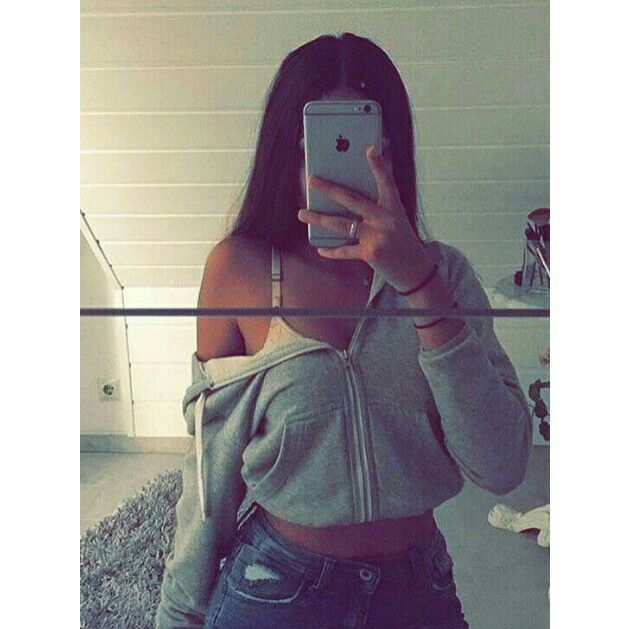
#> input picture img/e3e.jpg, 629 x 629 px
$ jupyter execute 15_mascaras_bordes.ipynb
#> lines starting #> are read from the running program, lines starting #| are printed output that depends on the picture; after the words box and inside, x2 and y2 are one past the last pixel; in counts of white or black regions, pixels touching at a corner belong together
[cell 1]
import cv2
import numpy as np
import matplotlib.pyplot as plt

img = cv2.imread('..//img/e3e.jpg', 0)
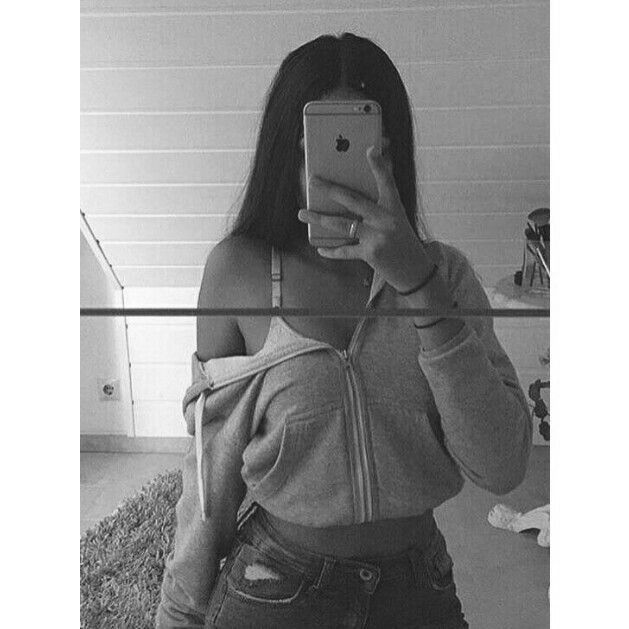
#> img: shape (629, 629); min 11, max 255, mean 155.5

mascaras = [
    np.array([[1, -1]]),
    np.array([[1], [-1]]),
    np.array([[1, 0, -1], [1, 0, -1], [1, 0, -1]]),
    np.array([[1,1,1], [0,0,0], [-1,-1,-1]]),
    np.array([[1, 0, -1], [2, 0, -2], [1, 0, -1]]),
    np.array([[1,2,1], [0,0,0], [-1, -2, -1]])
]

plt.figure(figsize=(15, 10))

plt.subplot(4, 3, 1)
plt.title('Original')
plt.imshow(img, cmap='gray')
plt.axis('off')

for i, mascara in enumerate(mascaras):
    img_conv = cv2.filter2D(img, -1, mascara)
    plt.subplot(4, 3, i+2)
    plt.title(f'Máscara {i+1}')
    plt.imshow(img_conv, cmap='gray')
    plt.axis('off')
#> this loop made 6 passes
#> pass 1, `img_conv = cv2.filter2D(img, -1, mascara)`:
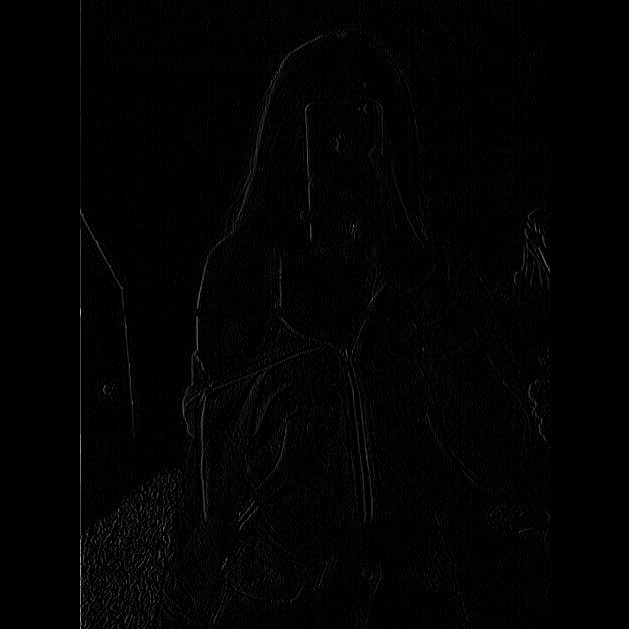
#> img_conv: shape (629, 629); min 0, max 204, mean 2.5
#> pass 3, `img_conv = cv2.filter2D(img, -1, mascara)`:
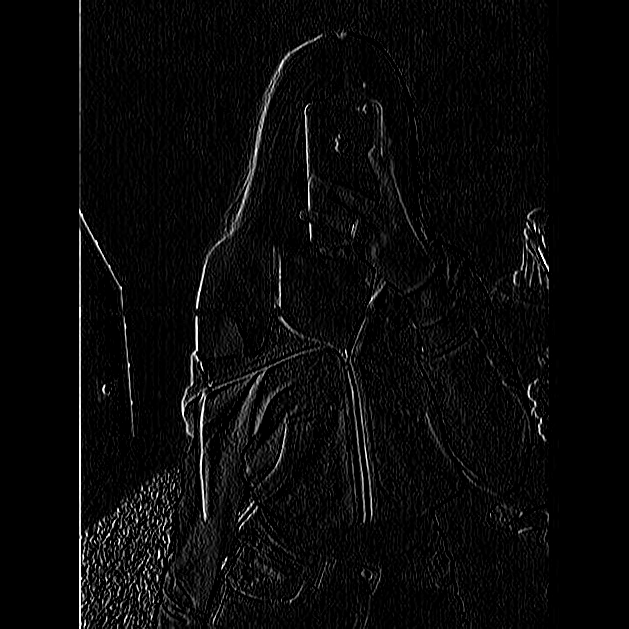
#> img_conv: shape (629, 629); min 0, max 255, mean 9.3

img_conv = cv2.filter2D(img, -1, mascaras[0])
img_conv1 = cv2.filter2D(img_conv, -1, mascara[1])
#> img_conv1: shape (629, 629); every value is 0

plt.subplot(4, 3, 8)
plt.title('Convinacion 1')
plt.imshow(img_conv1, cmap='gray')
plt.axis('off')

img_conv = cv2.filter2D(img, -1, mascaras[2])
img_conv2 = cv2.filter2D(img_conv, -1, mascaras[3])
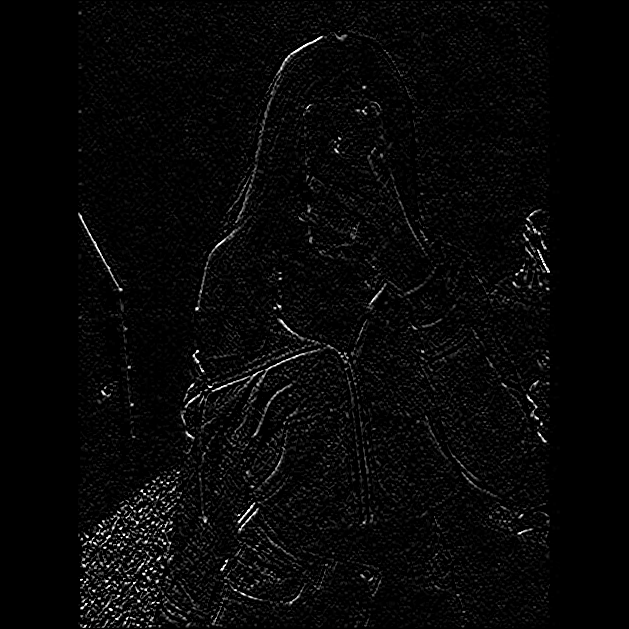
#> img_conv2: shape (629, 629); min 0, max 255, mean 7.5

plt.subplot(4, 3, 9)
plt.title('Convinacion 2')
plt.imshow(img_conv2, cmap='gray')
plt.axis('off')

img_conv = cv2.filter2D(img, -1, mascaras[4])
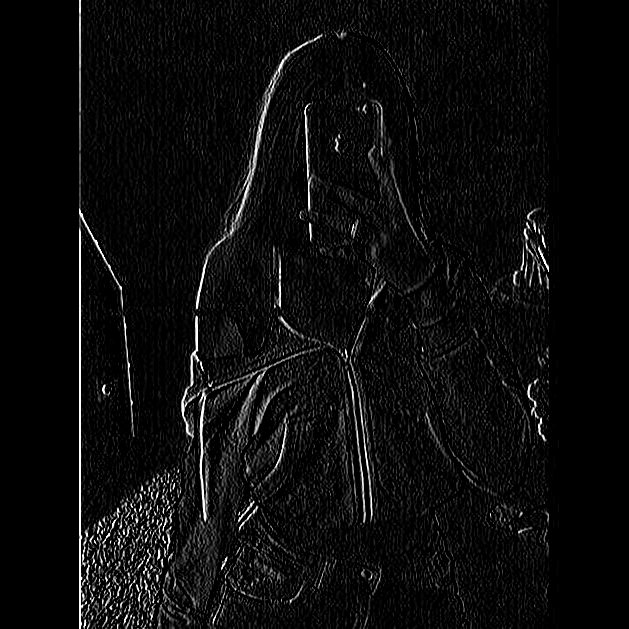
#> img_conv: shape (629, 629); min 0, max 255, mean 12.4
img_conv3 = cv2.filter2D(img_conv, -1, mascaras[5])
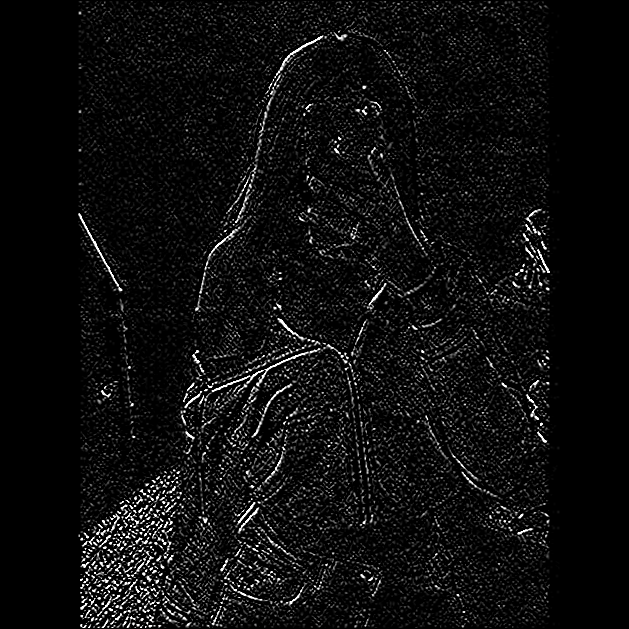
#> img_conv3: shape (629, 629); min 0, max 255, mean 14.5

plt.subplot(4, 3, 10)
plt.title('Convinacion 3')
plt.imshow(img_conv3, cmap='gray')
plt.axis('off')

t_lower = 50
t_upper = 150
aperture_size = 5

edge = cv2.Canny(img, t_lower, t_upper)
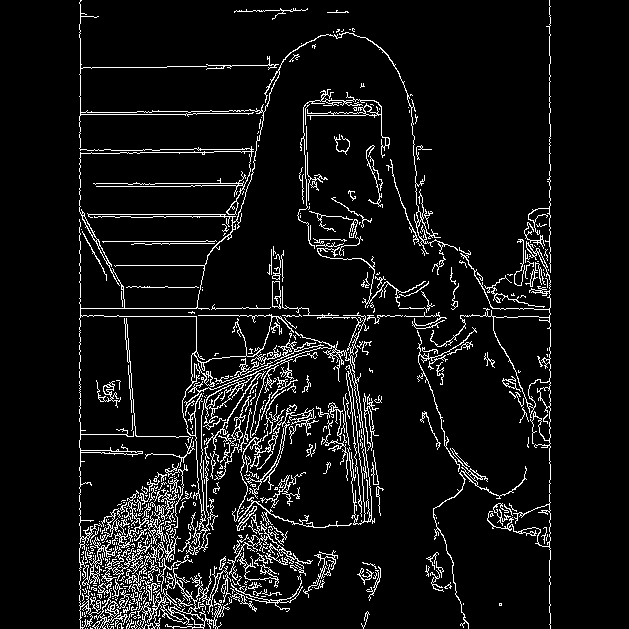
#> edge: shape (629, 629); 7.2% white in thin lines or dots, all inside (x1, y1, x2, y2) = (79, 0, 551, 629)

plt.subplot(4, 3, 11)
plt.title('Canny')
plt.imshow(edge, cmap='gray')
plt.axis('off')

plt.tight_layout()
plt.show()
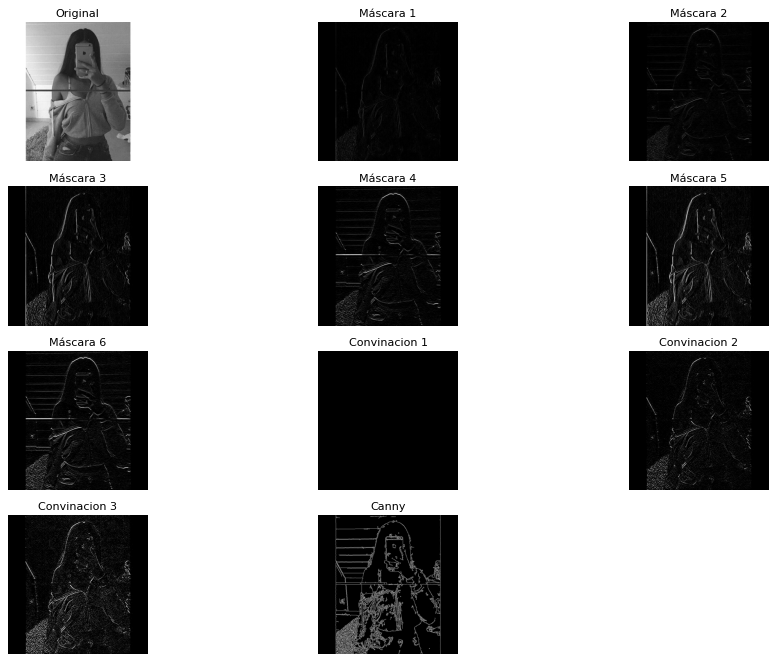
#> figure drawn by matplotlib, 11 panels

$ run again, with img/3333.jpg copied over img/e3e.jpg
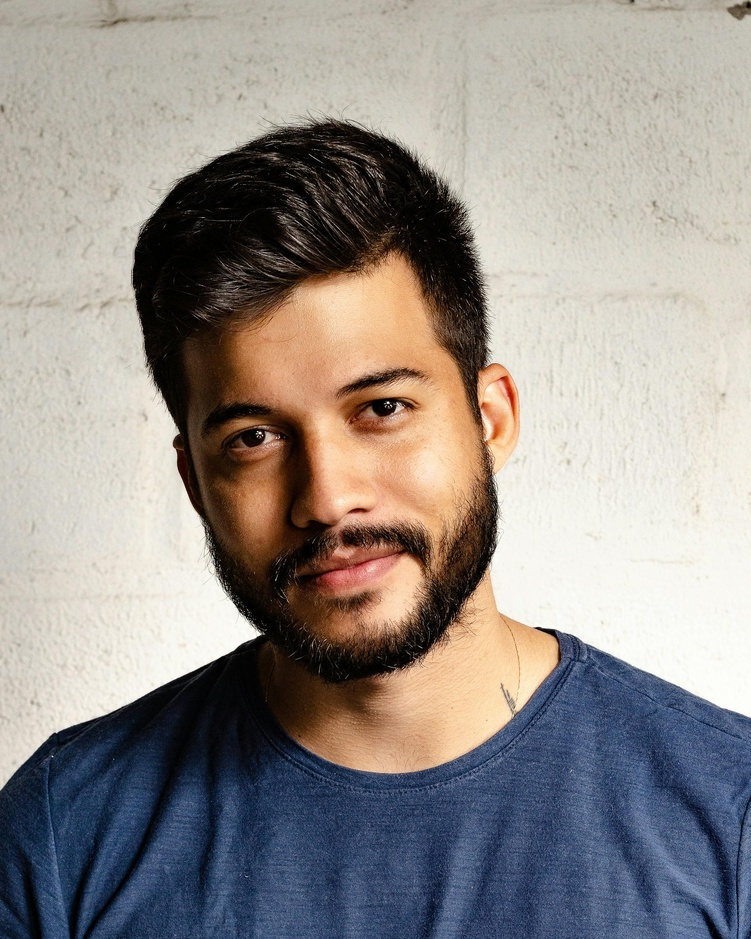
#> input picture img/3333.jpg, 751 x 939 px, shrunk from 2400 x 3000 before the run
#> img_conv1: shape (939, 751); every value is 0
#> `img_conv3 = cv2.filter2D(img_conv, -1, mascaras[5])`:
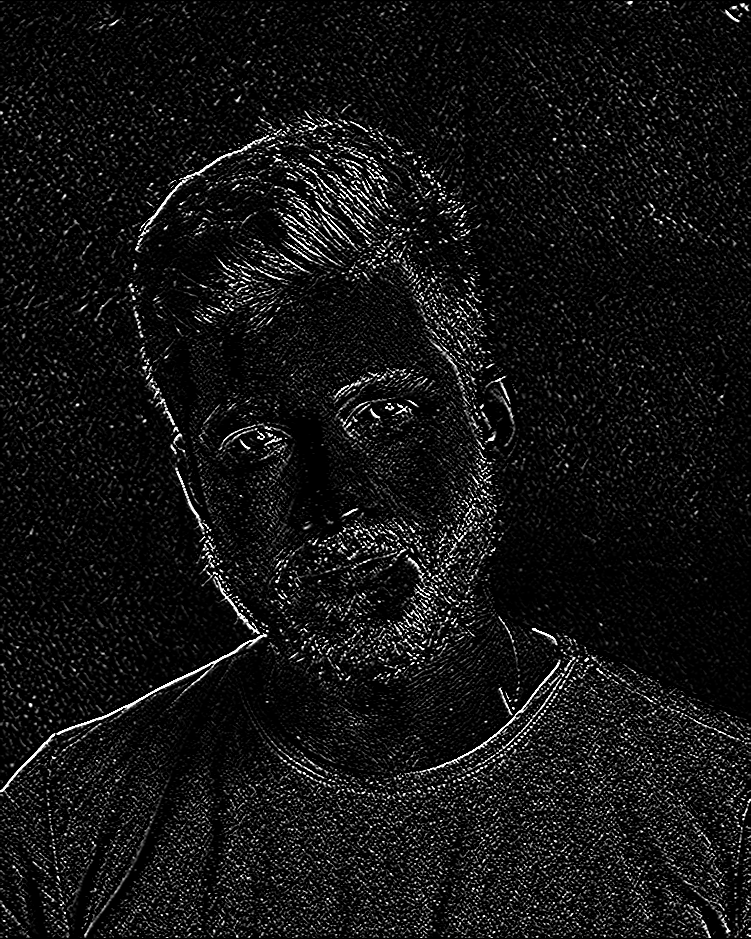
#> img_conv3: shape (939, 751); min 0, max 255, mean 19.1
#> `edge = cv2.Canny(img, t_lower, t_upper)`:
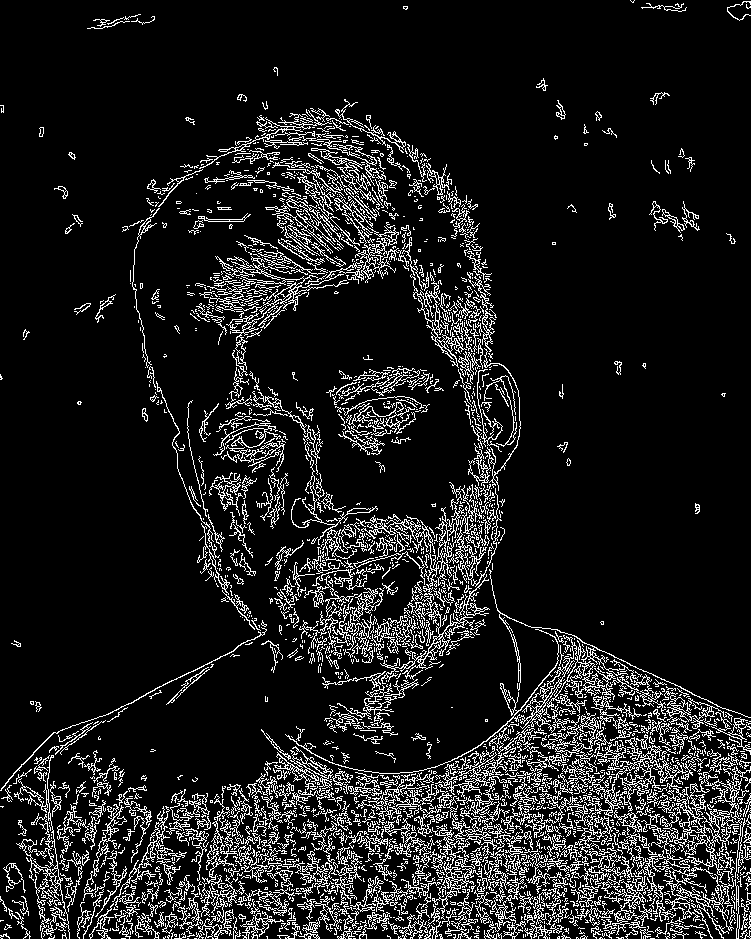
#> edge: shape (939, 751); 11.3% white in thin lines or dots

$ run again, with img/Different-LED.jpg copied over img/e3e.jpg
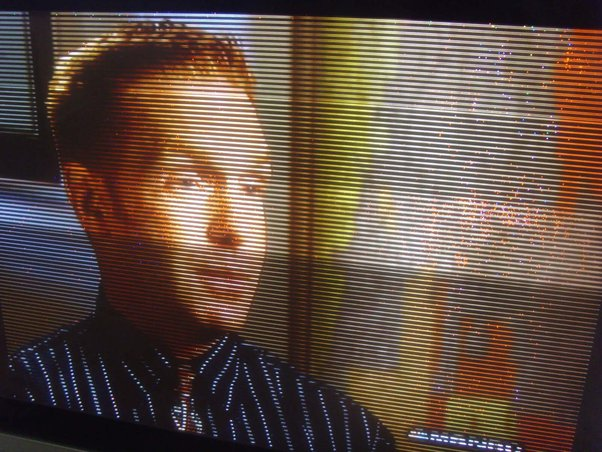
#> input picture img/Different-LED.jpg, 602 x 452 px
#> img_conv1: shape (452, 602); every value is 0
#> `img_conv3 = cv2.filter2D(img_conv, -1, mascaras[5])`:
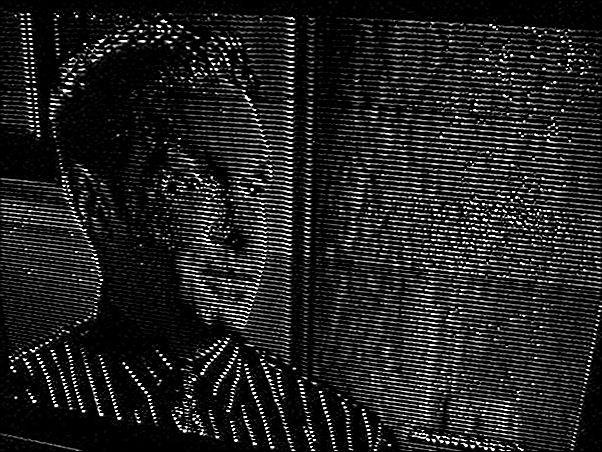
#> img_conv3: shape (452, 602); min 0, max 255, mean 33
#> `edge = cv2.Canny(img, t_lower, t_upper)`:
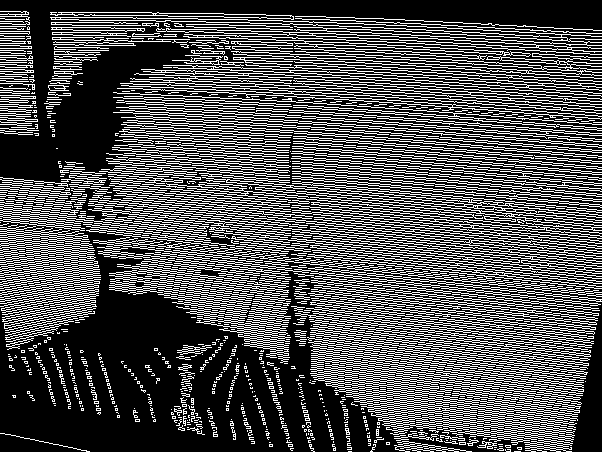
#> edge: shape (452, 602); 31.5% white in thin lines or dots
